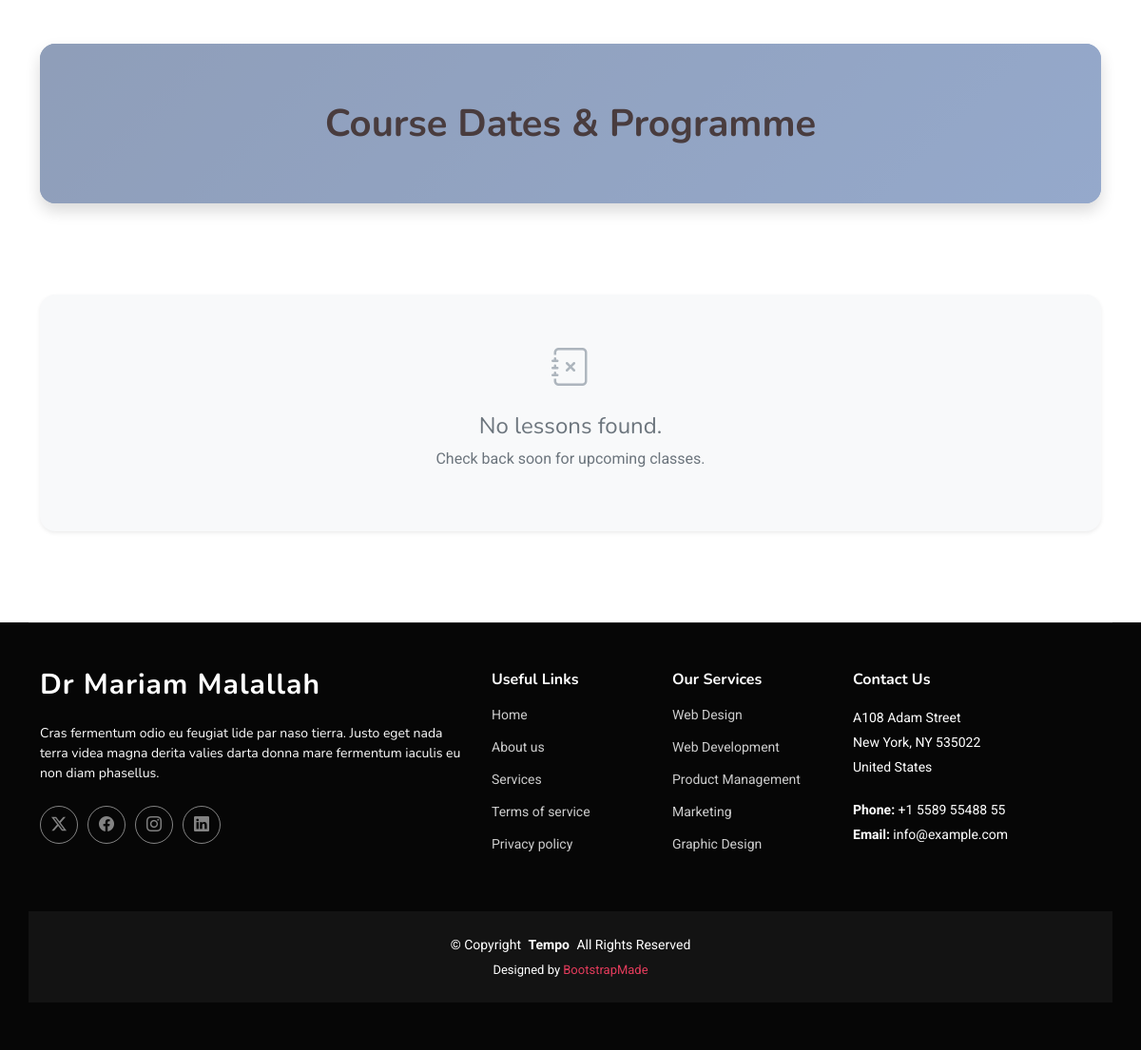
Before: /detail/ (lower part) with the older database file.
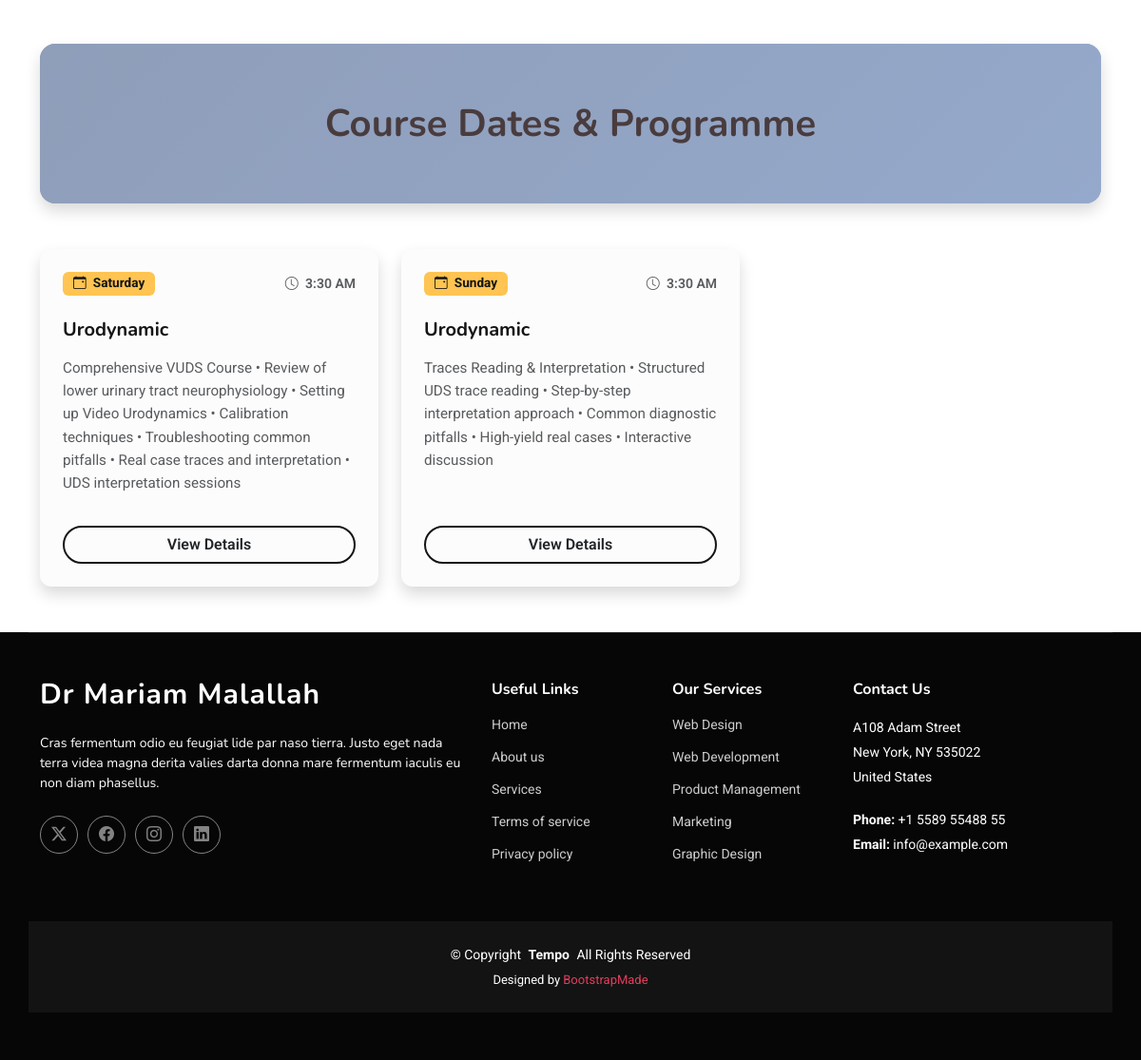
After: the same page with the newer database file.
### courseapp/models.py (models this page shows)
class Lesson(models.Model):
    DAY_CHOICES = [
        ("sat", "Saturday"),
        ("sun", "Sunday"),
        ("mon", "Monday"),
        ("tue", "Tuesday"),
        ("wed", "Wednesday"),
        ("thu", "Thursday"),
        ("fri", "Friday"),
    ]
    course_name=models.ForeignKey(Course , on_delete=models.CASCADE)
    day=models.CharField(max_length=255 , choices=DAY_CHOICES, null=True)
    time=models.DateTimeField(null=True , blank=True)
    description=models.TextField(null=True , blank=True)

class Course(models.Model):
    name=models.CharField(max_length=255)
    techers=models.CharField(max_length=255)
    date=models.DateField(null=True , blank=True)
    price=models.FloatField(null=True , blank=True)
    description=models.TextField()
    imag=models.ImageField(upload_to="course/", blank=True)

### courseapp/views.py (the view)
# urls.py: path('detail/' , views.detail, name='detail'),
def detail(request):
    lesson=Lesson.objects.all()
    return render(request, 'detail.html' , {"lesson" : lesson})

### templates/detail.html (shortened to what this page needs)
{% extends 'base.html' %}
{% load static %}
{% block body %}
<main class="main">
  <div class="container py-5">
    <div class="page-title shadow mb-5"
      style="background: linear-gradient(135deg, #1e3c72 0%, #2a5298 100%); padding: 60px 0; text-align: center; color: white; border-radius: 16px; position: relative; overflow: hidden;">
      <div class="container position-relative">
        <h1 style="font-size: 2.5rem; font-weight: 700; margin-bottom: 0;">Course Dates & Programme</h1>
      </div>
    </div>
    <div class="row g-4">
      {% for l in lesson %}
      <div class="col-lg-4 col-md-6">
        <div class="card h-100 shadow border-0 lesson-card"
          style="border-radius: 12px; transition: transform 0.3s ease, box-shadow 0.3s ease; overflow: hidden; background-color: #fcfcfc;">
          <div class="card-body p-4">
            <div class="d-flex justify-content-between align-items-center mb-4">
              <span class="badge"
                style="background-color: #ffc451; color: #151515; font-size: 0.85rem; padding: 0.4em 0.8em; border-radius: 6px;">
                <i class="bi bi-calendar-event me-1"></i> {{ l.get_day_display|default:"TBD" }}
              </span>
              <span class="text-muted small fw-semibold">
                <i class="bi bi-clock me-1"></i>
                {% if l.time %}
                {{ l.time|time:"g:i A" }}
                {% else %}
                TBD
                {% endif %}
              </span>
            </div>
            <h4 class="card-title fw-bold mb-3" style="color: #151515; font-size: 1.25rem;">
              {{ l.course_name.name }}
            </h4>
            <p class="card-text text-muted" style="line-height: 1.6; font-size: 0.95rem;">
              {{ l.description|default:"No description provided." }}
            </p>
          </div>
          <div class="card-footer bg-transparent border-top-0 px-4 pb-4 text-center">
            <button class="btn btn-outline-dark rounded-pill w-100 fw-semibold"
              style="border-color: #151515; border-width: 2px;">
              View Details
            </button>
          </div>
        </div>
      </div>
      {% empty %}
      <div class="col-12 text-center py-5">
        <div class="text-muted p-5 bg-light rounded-4 shadow-sm">
          <i class="bi bi-journal-x fs-1 d-block mb-3" style="color: #adb5bd;"></i>
          <h4 class="fw-normal mb-0" style="color: #6c757d;">No lessons found.</h4>
          <p class="mt-2 text-secondary">Check back soon for upcoming classes.</p>
        </div>
      </div>
      {% endfor %}
    </div>
  </div>
</main>
{% endblock body %}

### templates/base.html (shortened to what this page needs)
{% load static %}
<!DOCTYPE html>
<html lang="en">
<head>
  <link href="{% static 'assets/vendor/bootstrap/css/bootstrap.min.css' %}" rel="stylesheet">
  <link href="{% static 'assets/vendor/bootstrap-icons/bootstrap-icons.css' %}" rel="stylesheet">
  <link href="{% static 'assets/vendor/aos/aos.css' %}" rel="stylesheet">
  <link href="{% static 'assets/vendor/glightbox/css/glightbox.min.css' %}" rel="stylesheet">
  <link href="{% static 'assets/vendor/swiper/swiper-bundle.min.css' %}" rel="stylesheet">
  <link href="{% static 'assets/css/main.css' %}" rel="stylesheet">
</head>
<body class="index-page">
  {% block body%}
  {% endblock body%}
  <footer id="footer" class="footer dark-background">
    <div class="container footer-top">
      <div class="row gy-4">
        <div class="col-lg-5 col-md-12 footer-about">
          <a href="index.html" class="logo d-flex align-items-center">
            <span class="sitename">Dr Mariam Malallah</span>
          </a>
          <p>Cras fermentum odio eu feugiat lide par naso tierra. Justo eget nada terra videa magna derita valies darta
            donna mare fermentum iaculis eu non diam phasellus.</p>
          <div class="social-links d-flex mt-4">
            <a href=""><i class="bi bi-twitter-x"></i></a>
            <a href=""><i class="bi bi-facebook"></i></a>
            <a href=""><i class="bi bi-instagram"></i></a>
            <a href=""><i class="bi bi-linkedin"></i></a>
          </div>
        </div>
        <div class="col-lg-2 col-6 footer-links">
          <h4>Useful Links</h4>
          <ul>
            <li><a href="#">Home</a></li>
            <li><a href="#">About us</a></li>
            <li><a href="#">Services</a></li>
            <li><a href="#">Terms of service</a></li>
            <li><a href="#">Privacy policy</a></li>
          </ul>
        </div>
        <div class="col-lg-2 col-6 footer-links">
          <h4>Our Services</h4>
          <ul>
            <li><a href="#">Web Design</a></li>
            <li><a href="#">Web Development</a></li>
            <li><a href="#">Product Management</a></li>
            <li><a href="#">Marketing</a></li>
            <li><a href="#">Graphic Design</a></li>
          </ul>
        </div>
        <div class="col-lg-3 col-md-12 footer-contact text-center text-md-start">
          <h4>Contact Us</h4>
          <p>A108 Adam Street</p>
          <p>New York, NY 535022</p>
          <p>United States</p>
          <p class="mt-4"><strong>Phone:</strong> <span>+1 5589 55488 55</span></p>
          <p><strong>Email:</strong> <span>info@example.com</span></p>
        </div>
      </div>
    </div>
    <div class="container copyright text-center mt-4">
      <p>© <span>Copyright</span> <strong class="px-1 sitename">Tempo</strong> <span>All Rights Reserved</span></p>
      <div class="credits">
        Designed by <a href="https://bootstrapmade.com/">BootstrapMade</a>
      </div>
    </div>
  </footer>
</body>
</html>

### static/assets/css/main.css (style rules this page uses)
:root { --default-font: "Roboto", system-ui, -apple-system, "Segoe UI", Roboto, "Helvetica Neue", Arial, "Noto Sans", "Liberation Sans", sans-serif, "Apple Color Emoji", "Segoe UI Emoji", "Segoe UI Symbol", "Noto Color Emoji"; --heading-font: "Nunito", sans-serif; --nav-font: "Poppins", sans-serif; }
:root { --background-color: #ffffff; --default-color: #444444; --heading-color: #493c3e; --accent-color: #e43c5c; --surface-color: #ffffff; --contrast-color: #ffffff; }
:root { --nav-color: #ffffff; --nav-hover-color: #e43c5c; --nav-mobile-background-color: #ffffff; --nav-dropdown-background-color: #ffffff; --nav-dropdown-color: #444444; --nav-dropdown-hover-color: #e43c5c; }
.dark-background { --background-color: #060606; --default-color: #ffffff; --heading-color: #ffffff; --surface-color: #252525; --contrast-color: #ffffff; }
:root { scroll-behavior: smooth; }
body { color: var(--default-color); background-color: var(--background-color); font-family: var(--default-font); }
a { color: var(--accent-color); text-decoration: none; transition: 0.3s; }
h1, h2, h3, h4, h5, h6 { color: var(--heading-color); font-family: var(--heading-font); }
.footer { color: var(--default-color); background-color: var(--background-color); font-size: 14px; padding-bottom: 50px; position: relative; }
.footer .footer-top { padding-top: 50px; border-top: 1px solid color-mix(in srgb, var(--default-color), transparent 90%); }
.footer .footer-about .logo { line-height: 1; margin-bottom: 25px; }
.footer .footer-about .logo span { color: var(--heading-color); font-size: 30px; font-weight: 700; letter-spacing: 1px; font-family: var(--heading-font); }
.footer .footer-about p { font-size: 14px; font-family: var(--heading-font); }
.footer .social-links a { display: flex; align-items: center; justify-content: center; width: 40px; height: 40px; border-radius: 50%; border: 1px solid color-mix(in srgb, var(--default-color), transparent 50%); font-size: 16px; color: color-mix(in srgb, var(--default-color), transparent 50%); margin-right: 10px; transition: 0.3s; }
.footer h4 { font-size: 16px; font-weight: bold; position: relative; padding-bottom: 12px; }
.footer .footer-links { margin-bottom: 30px; }
.footer .footer-links ul { list-style: none; padding: 0; margin: 0; }
.footer .footer-links ul li { padding: 10px 0; display: flex; align-items: center; }
.footer .footer-links ul li:first-child { padding-top: 0; }
.footer .footer-links ul a { color: color-mix(in srgb, var(--default-color), transparent 20%); display: inline-block; line-height: 1; }
.footer .footer-contact p { margin-bottom: 5px; }
.footer .copyright { padding-top: 25px; padding-bottom: 25px; background-color: color-mix(in srgb, var(--default-color), transparent 95%); }
.footer .copyright p { margin-bottom: 0; }
.footer .credits { margin-top: 6px; font-size: 13px; }
.page-title { color: var(--default-color); background-color: var(--background-color); background-size: cover; background-position: center; background-repeat: no-repeat; padding: 160px 0 80px 0; text-align: center; position: relative; }
.page-title:before { content: ""; background-color: color-mix(in srgb, var(--background-color), transparent 50%); position: absolute; inset: 0; }
.page-title h1 { font-size: 42px; font-weight: 700; margin-bottom: 10px; }

Changed rows visible on the page:
added Lesson: day "Saturday", time "3:30 AM", course_name.name "Urodynamic", description "Comprehensive VUDS Course • Review of lower urinary tract neurophysiology • Setting up Video Urodynamics • Calibration techniques • Troubleshooting common pitfalls • Real case traces and interpretation • UDS interpretation sessions"
added Lesson: day "Sunday", time "3:30 AM", course_name.name "Urodynamic", description "Traces Reading & Interpretation • Structured UDS trace reading • Step-by-step interpretation approach • Common diagnostic pitfalls • High-yield real cases • Interactive discussion"
Other visible differences:
text no longer shown: "No lessons found. Check back soon for upcoming classes."
